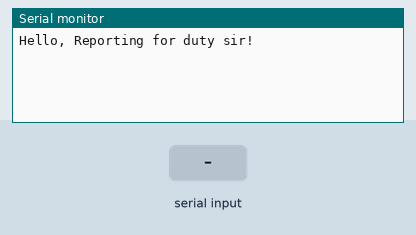
This sketch was run on a simulated Arduino Uno, built with avr-gcc and run on an emulated ATmega328P. Parts: the last lines printed to the serial monitor. The test bench sets the inputs (shaded band).

Above: at 2.2 s.
2.3 s: "1" received over the second serial link
At 3.0 s:
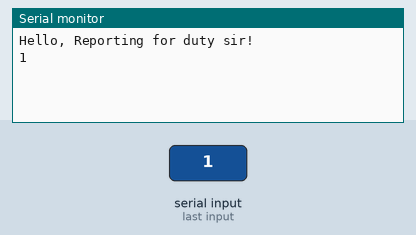
3.8 s: "0" received over the second serial link
At 4.1 s:
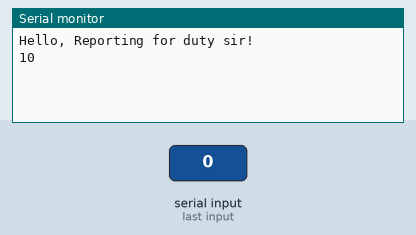

The sketch:

Bluetooth_check.ino
```cpp
#include<SoftwareSerial.h>
#define RX 11
#define TX 10
SoftwareSerial Odin(RX,TX);
void setup() {
  // put your setup code here, to run once:
    Serial.begin(38400);
    delay(500);
    Serial.println("Hello, Reporting for duty sir!");
    Odin.begin(38400);
    delay(500);

}

void loop() {
  // put your main code here, to run repeatedly:
   while (Serial.available()){
    Odin.write(char(Serial.read()));
  }
  while(Odin.available()){
    Serial.print(char(Odin.read()));
  }

}
```

Measured:
- after the input at 2.3 s, the serial monitor: prints a new line at once (image 1)
- after the input at 3.8 s, the serial monitor: prints a new line at once (image 2)
